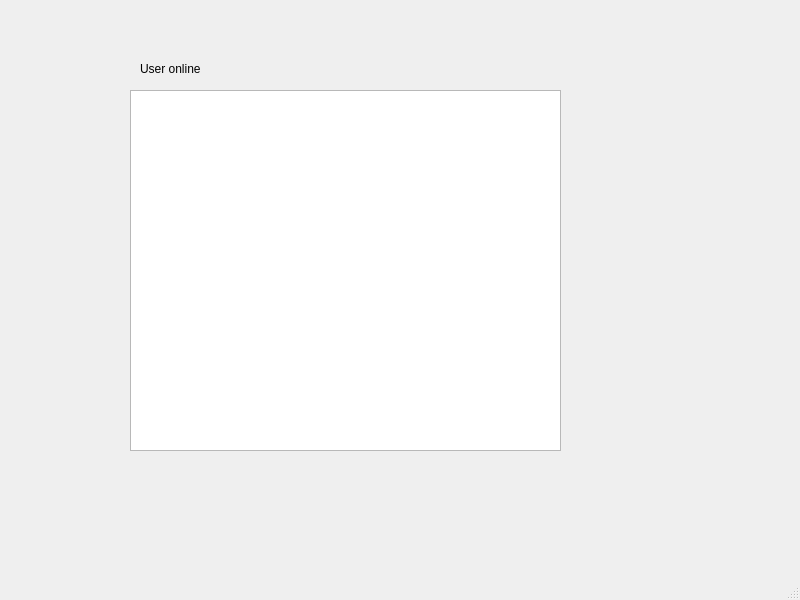
<?xml version="1.0" encoding="UTF-8"?>
<ui version="4.0">
 <class>server</class>
 <widget class="QMainWindow" name="server">
  <property name="geometry">
   <rect>
    <x>0</x>
    <y>0</y>
    <width>800</width>
    <height>600</height>
   </rect>
  </property>
  <property name="windowTitle">
   <string>MainWindow</string>
  </property>
  <widget class="QWidget" name="centralwidget">
   <widget class="QLabel" name="label">
    <property name="geometry">
     <rect>
      <x>140</x>
      <y>60</y>
      <width>171</width>
      <height>17</height>
     </rect>
    </property>
    <property name="text">
     <string>User online</string>
    </property>
   </widget>
   <widget class="QListWidget" name="listWidget">
    <property name="geometry">
     <rect>
      <x>130</x>
      <y>90</y>
      <width>431</width>
      <height>361</height>
     </rect>
    </property>
   </widget>
  </widget>
  <widget class="QMenuBar" name="menubar">
   <property name="geometry">
    <rect>
     <x>0</x>
     <y>0</y>
     <width>800</width>
     <height>28</height>
    </rect>
   </property>
  </widget>
  <widget class="QStatusBar" name="statusbar"/>
 </widget>
 <resources/>
 <connections/>
</ui>
